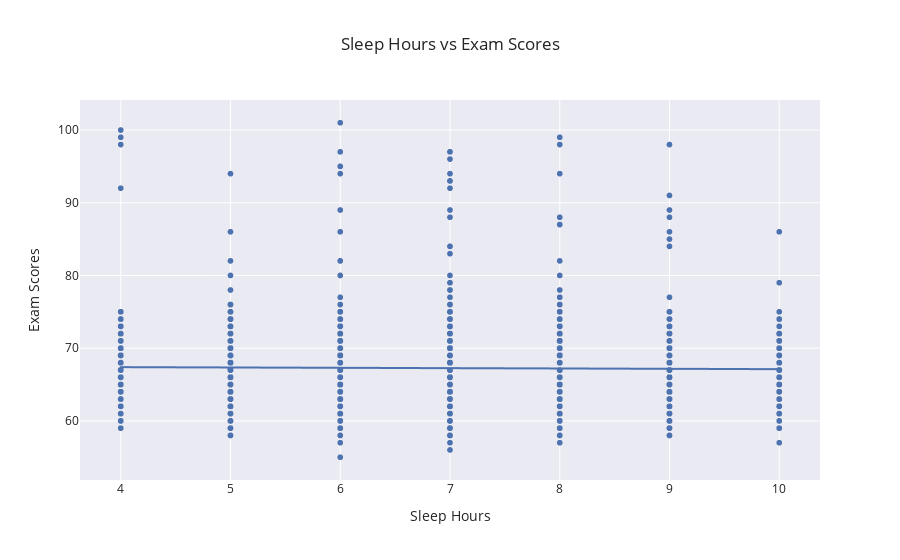

The notebook cell saved with this chart:
### Code cell
#comparison of sleep hours and exam scores
sleep_to_scores = px.scatter(data, x='Sleep_Hours', y='Exam_Score', title='Sleep Hours vs Exam Scores', labels={'Sleep_Hours': 'Sleep Hours', 'Exam_Score': 'Exam Scores'},trendline="ols", template='seaborn')
sleep_to_scores.show()

### Figure 1 — Plotly figure (JSON) as saved in the notebook; plotly's stock layout.template omitted (floating-point values rounded to 4 significant figures; data arrays with more than 128 entries replaced by an {"elided": "..."} marker saying what was removed)
{"data": [{"hovertemplate": "Sleep Hours=%{x}<br>Exam Scores=%{y}<extra></extra>", "legendgroup": "", "marker": {"color": "rgb(76,114,176)", "symbol": "circle"}, "mode": "markers", "name": "", "showlegend": false, "type": "scattergl", "x": {"elided": "6378 int values"}, "xaxis": "x", "y": {"elided": "6378 int values"}, "yaxis": "y"}, {"hovertemplate": "<b>OLS trendline</b><br>Exam_Score = -0.0457842 * Sleep_Hours + 67.5742<br>R<sup>2</sup>=0.000295<br><br>Sleep Hours=%{x}<br>Exam Scores=%{y} <b>(trend)</b><extra></extra>", "legendgroup": "", "marker": {"color": "rgb(76,114,176)", "symbol": "circle"}, "mode": "lines", "name": "", "showlegend": false, "type": "scattergl", "x": {"elided": "6378 int values"}, "xaxis": "x", "y": {"elided": "6378 float values"}, "yaxis": "y"}], "layout": {"legend": {"tracegroupgap": 0}, "title": {"text": "Sleep Hours vs Exam Scores"}, "xaxis": {"anchor": "y", "domain": [0, 1], "title": {"text": "Sleep Hours"}}, "yaxis": {"anchor": "x", "domain": [0, 1], "title": {"text": "Exam Scores"}}}}
